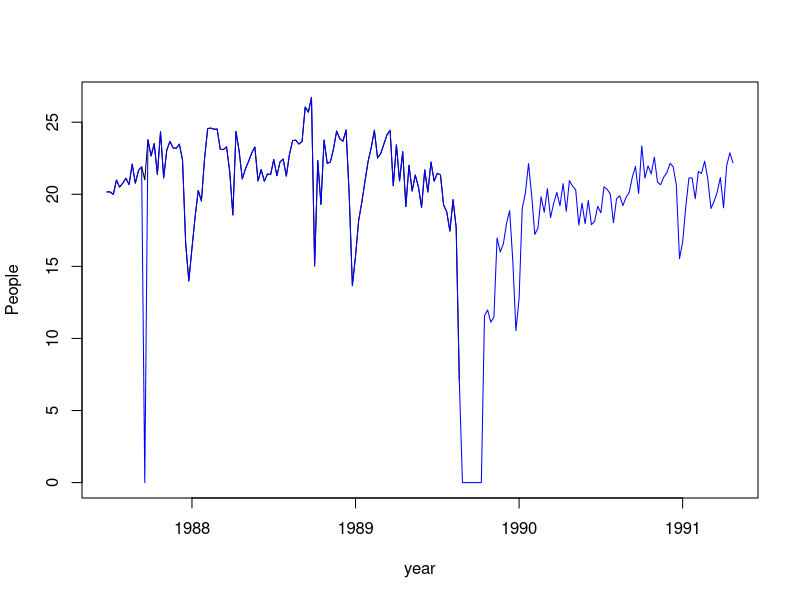

R code for this plot:
 g<-read.table('ec1.txt')
 g1<-ts(g,start=c(1987, 26),frequency = 52)
 k<-read.table('till200.txt')
 k1<-ts(k,start=c(1987, 26),frequency = 52)
 ts.plot(k1,g1,gpars=list(xlab="year", ylab="People", col=c("Black","Blue")))